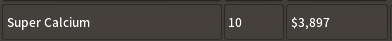
#> input picture Func/pic/jyh/data.png, 392 x 41 px, found by its file name
$ python temp.py
#> lines starting #> are read from the running program, lines starting #| are printed output that depends on the picture
import cv2
import pytesseract
import numpy as np


def extract_text_from_image(image_path):
    # 读取图像
    img = cv2.imread(image_path)
#> img is the input picture: shape (41, 392, 3); mean B, G, R 60.7, 65.8, 70

    # 步骤 1：放大图像，提升识别率
    scale_percent = 125  # 放大 150%
    width = int(img.shape[1] * scale_percent / 100)
#> width = 490
    height = int(img.shape[0] * scale_percent / 100)
#> height = 51
    img = cv2.resize(img, (width, height), interpolation=cv2.INTER_CUBIC)
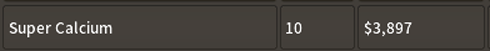
#> img: shape (51, 490, 3); mean B, G, R 60.7, 65.8, 69.9

    # 步骤 2：转灰度图
    gray = cv2.cvtColor(img, cv2.COLOR_BGR2GRAY)

    # 步骤 3：降噪
    denoised = cv2.GaussianBlur(gray, (3, 3), 0)
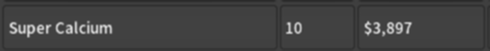
#> denoised: shape (51, 490); min 42, max 217, mean 66.6

    # 步骤 5：OCR识别
    custom_config = r'--oem 3 --psm 6'

#> (the run stopped early here; a loop or call above may not have finished)

$ run again, with Func/pic/jyh/caoshi.png copied over Func/pic/jyh/data.png
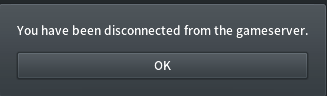
#> input picture Func/pic/jyh/caoshi.png, 327 x 96 px, found by its file name
#> in extract_text_from_image, img is the input picture: shape (96, 327, 3); mean B, G, R 83.2, 78.2, 71.6
#> in extract_text_from_image, `img = cv2.resize(img, (width, height), interpolation=cv2.INTER_CUBIC)`:
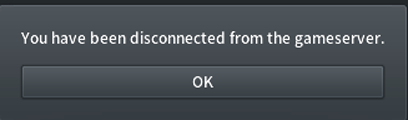
#> img: shape (120, 408, 3); mean B, G, R 83.2, 78.1, 71.6
#> in extract_text_from_image, `denoised = cv2.GaussianBlur(gray, (3, 3), 0)`:
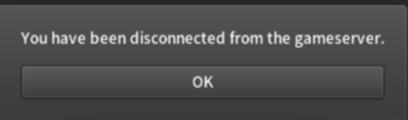
#> denoised: shape (120, 408); min 37, max 232, mean 76.6

$ run again, with Func/pic/jyh/img.png copied over Func/pic/jyh/data.png
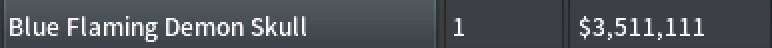
#> input picture Func/pic/jyh/img.png, 386 x 24 px, found by its file name (shown 2 times larger)
#> in extract_text_from_image, img is the input picture: shape (24, 386, 3); mean B, G, R 88.7, 84.1, 78.8
#> in extract_text_from_image, `img = cv2.resize(img, (width, height), interpolation=cv2.INTER_CUBIC)`:
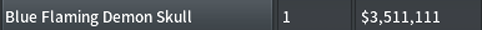
#> img: shape (30, 482, 3); mean B, G, R 88.7, 84.1, 78.7
#> in extract_text_from_image, `denoised = cv2.GaussianBlur(gray, (3, 3), 0)`:
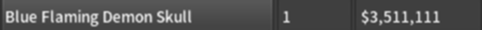
#> denoised: shape (30, 482); min 48, max 235, mean 83
